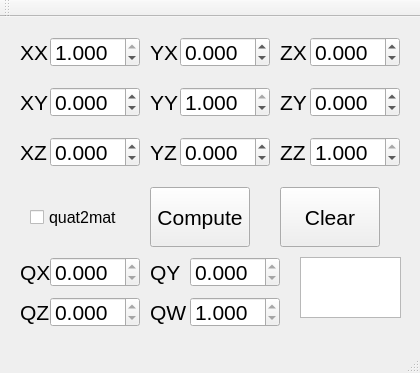
<?xml version="1.0" encoding="UTF-8"?>
<ui version="4.0">
 <class>MainWindow</class>
 <widget class="QMainWindow" name="MainWindow">
  <property name="geometry">
   <rect>
    <x>0</x>
    <y>0</y>
    <width>420</width>
    <height>373</height>
   </rect>
  </property>
  <property name="windowTitle">
   <string>MainWindow</string>
  </property>
  <widget class="QWidget" name="centralWidget">
   <widget class="QLabel" name="xx_label">
    <property name="geometry">
     <rect>
      <x>20</x>
      <y>20</y>
      <width>30</width>
      <height>30</height>
     </rect>
    </property>
    <property name="font">
     <font>
      <pointsize>16</pointsize>
     </font>
    </property>
    <property name="text">
     <string>XX</string>
    </property>
   </widget>
   <widget class="QLabel" name="xy_label">
    <property name="geometry">
     <rect>
      <x>20</x>
      <y>70</y>
      <width>30</width>
      <height>30</height>
     </rect>
    </property>
    <property name="font">
     <font>
      <pointsize>16</pointsize>
     </font>
    </property>
    <property name="text">
     <string>XY</string>
    </property>
   </widget>
   <widget class="QLabel" name="xz_label">
    <property name="geometry">
     <rect>
      <x>20</x>
      <y>120</y>
      <width>30</width>
      <height>30</height>
     </rect>
    </property>
    <property name="font">
     <font>
      <pointsize>16</pointsize>
     </font>
    </property>
    <property name="text">
     <string>XZ</string>
    </property>
   </widget>
   <widget class="QLabel" name="yx_label">
    <property name="geometry">
     <rect>
      <x>150</x>
      <y>20</y>
      <width>30</width>
      <height>30</height>
     </rect>
    </property>
    <property name="font">
     <font>
      <pointsize>16</pointsize>
     </font>
    </property>
    <property name="text">
     <string>YX</string>
    </property>
   </widget>
   <widget class="QLabel" name="yy_label">
    <property name="geometry">
     <rect>
      <x>150</x>
      <y>70</y>
      <width>30</width>
      <height>30</height>
     </rect>
    </property>
    <property name="font">
     <font>
      <pointsize>16</pointsize>
     </font>
    </property>
    <property name="text">
     <string>YY</string>
    </property>
   </widget>
   <widget class="QLabel" name="yz_label">
    <property name="geometry">
     <rect>
      <x>150</x>
      <y>120</y>
      <width>30</width>
      <height>30</height>
     </rect>
    </property>
    <property name="font">
     <font>
      <pointsize>16</pointsize>
     </font>
    </property>
    <property name="text">
     <string>YZ</string>
    </property>
   </widget>
   <widget class="QLabel" name="zx_label">
    <property name="geometry">
     <rect>
      <x>280</x>
      <y>20</y>
      <width>30</width>
      <height>30</height>
     </rect>
    </property>
    <property name="font">
     <font>
      <pointsize>16</pointsize>
     </font>
    </property>
    <property name="text">
     <string>ZX</string>
    </property>
   </widget>
   <widget class="QLabel" name="zy_label">
    <property name="geometry">
     <rect>
      <x>280</x>
      <y>70</y>
      <width>30</width>
      <height>30</height>
     </rect>
    </property>
    <property name="font">
     <font>
      <pointsize>16</pointsize>
     </font>
    </property>
    <property name="text">
     <string>ZY</string>
    </property>
   </widget>
   <widget class="QLabel" name="zz_label">
    <property name="geometry">
     <rect>
      <x>280</x>
      <y>120</y>
      <width>30</width>
      <height>30</height>
     </rect>
    </property>
    <property name="font">
     <font>
      <pointsize>16</pointsize>
     </font>
    </property>
    <property name="text">
     <string>ZZ</string>
    </property>
   </widget>
   <widget class="QPushButton" name="compute_button">
    <property name="geometry">
     <rect>
      <x>150</x>
      <y>170</y>
      <width>100</width>
      <height>60</height>
     </rect>
    </property>
    <property name="font">
     <font>
      <pointsize>16</pointsize>
     </font>
    </property>
    <property name="text">
     <string>Compute</string>
    </property>
   </widget>
   <widget class="QPushButton" name="clear_button">
    <property name="geometry">
     <rect>
      <x>280</x>
      <y>170</y>
      <width>100</width>
      <height>60</height>
     </rect>
    </property>
    <property name="font">
     <font>
      <pointsize>16</pointsize>
     </font>
    </property>
    <property name="text">
     <string>Clear</string>
    </property>
   </widget>
   <widget class="QLabel" name="qx_label">
    <property name="geometry">
     <rect>
      <x>20</x>
      <y>240</y>
      <width>30</width>
      <height>30</height>
     </rect>
    </property>
    <property name="font">
     <font>
      <pointsize>16</pointsize>
     </font>
    </property>
    <property name="text">
     <string>QX</string>
    </property>
   </widget>
   <widget class="QLabel" name="qy_label">
    <property name="geometry">
     <rect>
      <x>150</x>
      <y>240</y>
      <width>40</width>
      <height>30</height>
     </rect>
    </property>
    <property name="font">
     <font>
      <pointsize>16</pointsize>
     </font>
    </property>
    <property name="text">
     <string>QY</string>
    </property>
   </widget>
   <widget class="QLabel" name="qw_label">
    <property name="geometry">
     <rect>
      <x>150</x>
      <y>280</y>
      <width>40</width>
      <height>30</height>
     </rect>
    </property>
    <property name="font">
     <font>
      <pointsize>16</pointsize>
     </font>
    </property>
    <property name="text">
     <string>QW</string>
    </property>
   </widget>
   <widget class="QLabel" name="qz_label">
    <property name="geometry">
     <rect>
      <x>20</x>
      <y>280</y>
      <width>30</width>
      <height>30</height>
     </rect>
    </property>
    <property name="font">
     <font>
      <pointsize>16</pointsize>
     </font>
    </property>
    <property name="text">
     <string>QZ</string>
    </property>
   </widget>
   <widget class="QDoubleSpinBox" name="xx_input">
    <property name="geometry">
     <rect>
      <x>50</x>
      <y>20</y>
      <width>90</width>
      <height>30</height>
     </rect>
    </property>
    <property name="font">
     <font>
      <pointsize>16</pointsize>
     </font>
    </property>
    <property name="decimals">
     <number>3</number>
    </property>
    <property name="minimum">
     <double>-1.000000000000000</double>
    </property>
    <property name="maximum">
     <double>1.000000000000000</double>
    </property>
    <property name="singleStep">
     <double>0.001000000000000</double>
    </property>
    <property name="value">
     <double>1.000000000000000</double>
    </property>
   </widget>
   <widget class="QDoubleSpinBox" name="xy_input">
    <property name="geometry">
     <rect>
      <x>50</x>
      <y>70</y>
      <width>90</width>
      <height>30</height>
     </rect>
    </property>
    <property name="font">
     <font>
      <pointsize>16</pointsize>
     </font>
    </property>
    <property name="decimals">
     <number>3</number>
    </property>
    <property name="minimum">
     <double>-1.000000000000000</double>
    </property>
    <property name="maximum">
     <double>1.000000000000000</double>
    </property>
    <property name="singleStep">
     <double>0.001000000000000</double>
    </property>
   </widget>
   <widget class="QDoubleSpinBox" name="xz_input">
    <property name="geometry">
     <rect>
      <x>50</x>
      <y>120</y>
      <width>90</width>
      <height>30</height>
     </rect>
    </property>
    <property name="font">
     <font>
      <pointsize>16</pointsize>
     </font>
    </property>
    <property name="decimals">
     <number>3</number>
    </property>
    <property name="minimum">
     <double>-1.000000000000000</double>
    </property>
    <property name="maximum">
     <double>1.000000000000000</double>
    </property>
    <property name="singleStep">
     <double>0.001000000000000</double>
    </property>
   </widget>
   <widget class="QDoubleSpinBox" name="yx_input">
    <property name="geometry">
     <rect>
      <x>180</x>
      <y>20</y>
      <width>90</width>
      <height>30</height>
     </rect>
    </property>
    <property name="font">
     <font>
      <pointsize>16</pointsize>
     </font>
    </property>
    <property name="decimals">
     <number>3</number>
    </property>
    <property name="minimum">
     <double>-1.000000000000000</double>
    </property>
    <property name="maximum">
     <double>1.000000000000000</double>
    </property>
    <property name="singleStep">
     <double>0.001000000000000</double>
    </property>
   </widget>
   <widget class="QDoubleSpinBox" name="yy_input">
    <property name="geometry">
     <rect>
      <x>180</x>
      <y>70</y>
      <width>90</width>
      <height>30</height>
     </rect>
    </property>
    <property name="font">
     <font>
      <pointsize>16</pointsize>
     </font>
    </property>
    <property name="decimals">
     <number>3</number>
    </property>
    <property name="minimum">
     <double>-1.000000000000000</double>
    </property>
    <property name="maximum">
     <double>1.000000000000000</double>
    </property>
    <property name="singleStep">
     <double>0.001000000000000</double>
    </property>
    <property name="value">
     <double>1.000000000000000</double>
    </property>
   </widget>
   <widget class="QDoubleSpinBox" name="yz_input">
    <property name="geometry">
     <rect>
      <x>180</x>
      <y>120</y>
      <width>90</width>
      <height>30</height>
     </rect>
    </property>
    <property name="font">
     <font>
      <pointsize>16</pointsize>
     </font>
    </property>
    <property name="decimals">
     <number>3</number>
    </property>
    <property name="minimum">
     <double>-1.000000000000000</double>
    </property>
    <property name="maximum">
     <double>1.000000000000000</double>
    </property>
    <property name="singleStep">
     <double>0.001000000000000</double>
    </property>
   </widget>
   <widget class="QDoubleSpinBox" name="zx_input">
    <property name="geometry">
     <rect>
      <x>310</x>
      <y>20</y>
      <width>90</width>
      <height>30</height>
     </rect>
    </property>
    <property name="font">
     <font>
      <pointsize>16</pointsize>
     </font>
    </property>
    <property name="decimals">
     <number>3</number>
    </property>
    <property name="minimum">
     <double>-1.000000000000000</double>
    </property>
    <property name="maximum">
     <double>1.000000000000000</double>
    </property>
    <property name="singleStep">
     <double>0.001000000000000</double>
    </property>
   </widget>
   <widget class="QDoubleSpinBox" name="zy_input">
    <property name="geometry">
     <rect>
      <x>310</x>
      <y>70</y>
      <width>90</width>
      <height>30</height>
     </rect>
    </property>
    <property name="font">
     <font>
      <pointsize>16</pointsize>
     </font>
    </property>
    <property name="decimals">
     <number>3</number>
    </property>
    <property name="minimum">
     <double>-1.000000000000000</double>
    </property>
    <property name="maximum">
     <double>1.000000000000000</double>
    </property>
    <property name="singleStep">
     <double>0.001000000000000</double>
    </property>
   </widget>
   <widget class="QDoubleSpinBox" name="zz_input">
    <property name="geometry">
     <rect>
      <x>310</x>
      <y>120</y>
      <width>90</width>
      <height>30</height>
     </rect>
    </property>
    <property name="font">
     <font>
      <pointsize>16</pointsize>
     </font>
    </property>
    <property name="decimals">
     <number>3</number>
    </property>
    <property name="minimum">
     <double>-1.000000000000000</double>
    </property>
    <property name="maximum">
     <double>1.000000000000000</double>
    </property>
    <property name="singleStep">
     <double>0.001000000000000</double>
    </property>
    <property name="value">
     <double>1.000000000000000</double>
    </property>
   </widget>
   <widget class="QTextBrowser" name="status">
    <property name="geometry">
     <rect>
      <x>300</x>
      <y>240</y>
      <width>101</width>
      <height>61</height>
     </rect>
    </property>
    <property name="font">
     <font>
      <pointsize>9</pointsize>
     </font>
    </property>
   </widget>
   <widget class="QCheckBox" name="mode_box">
    <property name="geometry">
     <rect>
      <x>30</x>
      <y>170</y>
      <width>100</width>
      <height>60</height>
     </rect>
    </property>
    <property name="font">
     <font>
      <pointsize>12</pointsize>
     </font>
    </property>
    <property name="text">
     <string>quat2mat</string>
    </property>
   </widget>
   <widget class="QDoubleSpinBox" name="qx_output">
    <property name="geometry">
     <rect>
      <x>50</x>
      <y>240</y>
      <width>90</width>
      <height>30</height>
     </rect>
    </property>
    <property name="font">
     <font>
      <pointsize>16</pointsize>
     </font>
    </property>
    <property name="readOnly">
     <bool>true</bool>
    </property>
    <property name="decimals">
     <number>3</number>
    </property>
    <property name="minimum">
     <double>-1.000000000000000</double>
    </property>
    <property name="maximum">
     <double>1.000000000000000</double>
    </property>
    <property name="singleStep">
     <double>0.001000000000000</double>
    </property>
   </widget>
   <widget class="QDoubleSpinBox" name="qz_output">
    <property name="geometry">
     <rect>
      <x>50</x>
      <y>280</y>
      <width>90</width>
      <height>30</height>
     </rect>
    </property>
    <property name="font">
     <font>
      <pointsize>16</pointsize>
     </font>
    </property>
    <property name="readOnly">
     <bool>true</bool>
    </property>
    <property name="decimals">
     <number>3</number>
    </property>
    <property name="minimum">
     <double>-1.000000000000000</double>
    </property>
    <property name="maximum">
     <double>1.000000000000000</double>
    </property>
    <property name="singleStep">
     <double>0.001000000000000</double>
    </property>
   </widget>
   <widget class="QDoubleSpinBox" name="qy_output">
    <property name="geometry">
     <rect>
      <x>190</x>
      <y>240</y>
      <width>90</width>
      <height>30</height>
     </rect>
    </property>
    <property name="font">
     <font>
      <pointsize>16</pointsize>
     </font>
    </property>
    <property name="readOnly">
     <bool>true</bool>
    </property>
    <property name="decimals">
     <number>3</number>
    </property>
    <property name="minimum">
     <double>-1.000000000000000</double>
    </property>
    <property name="maximum">
     <double>1.000000000000000</double>
    </property>
    <property name="singleStep">
     <double>0.001000000000000</double>
    </property>
   </widget>
   <widget class="QDoubleSpinBox" name="qw_output">
    <property name="geometry">
     <rect>
      <x>190</x>
      <y>280</y>
      <width>90</width>
      <height>30</height>
     </rect>
    </property>
    <property name="font">
     <font>
      <pointsize>16</pointsize>
     </font>
    </property>
    <property name="readOnly">
     <bool>true</bool>
    </property>
    <property name="decimals">
     <number>3</number>
    </property>
    <property name="minimum">
     <double>-1.000000000000000</double>
    </property>
    <property name="maximum">
     <double>1.000000000000000</double>
    </property>
    <property name="singleStep">
     <double>0.001000000000000</double>
    </property>
    <property name="value">
     <double>1.000000000000000</double>
    </property>
   </widget>
  </widget>
  <widget class="QMenuBar" name="menuBar">
   <property name="geometry">
    <rect>
     <x>0</x>
     <y>0</y>
     <width>420</width>
     <height>25</height>
    </rect>
   </property>
  </widget>
  <widget class="QToolBar" name="mainToolBar">
   <attribute name="toolBarArea">
    <enum>TopToolBarArea</enum>
   </attribute>
   <attribute name="toolBarBreak">
    <bool>false</bool>
   </attribute>
  </widget>
  <widget class="QStatusBar" name="statusBar"/>
 </widget>
 <layoutdefault spacing="6" margin="11"/>
 <resources/>
 <connections/>
</ui>
